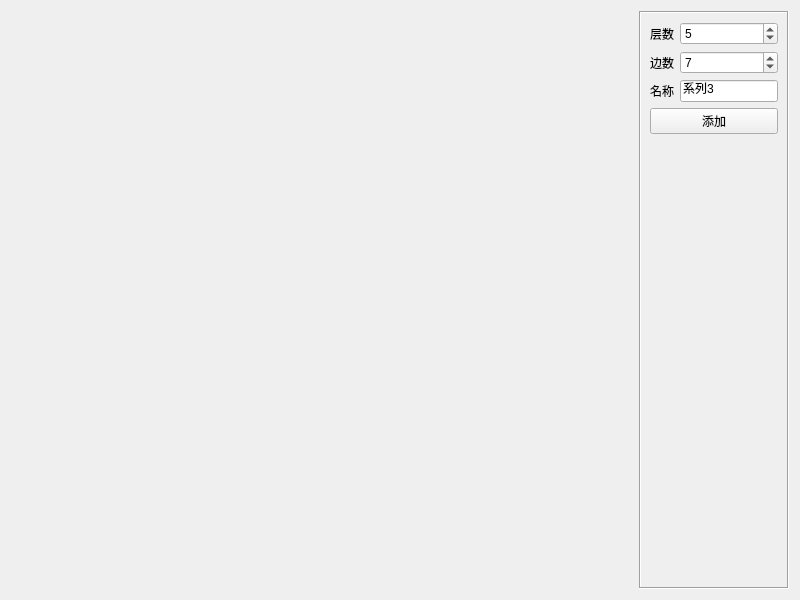
<?xml version="1.0" encoding="UTF-8"?>
<ui version="4.0">
 <class>frmSpiderChart</class>
 <widget class="QWidget" name="frmSpiderChart">
  <property name="geometry">
   <rect>
    <x>0</x>
    <y>0</y>
    <width>800</width>
    <height>600</height>
   </rect>
  </property>
  <property name="windowTitle">
   <string>Form</string>
  </property>
  <layout class="QHBoxLayout" name="horizontalLayout">
   <item>
    <widget class="SpiderChart" name="spiderChart" native="true">
     <property name="sizePolicy">
      <sizepolicy hsizetype="Expanding" vsizetype="Expanding">
       <horstretch>0</horstretch>
       <verstretch>0</verstretch>
      </sizepolicy>
     </property>
    </widget>
   </item>
   <item>
    <widget class="QFrame" name="frame">
     <property name="maximumSize">
      <size>
       <width>150</width>
       <height>16777215</height>
      </size>
     </property>
     <property name="frameShape">
      <enum>QFrame::Box</enum>
     </property>
     <property name="frameShadow">
      <enum>QFrame::Sunken</enum>
     </property>
     <layout class="QGridLayout" name="gridLayout">
      <item row="0" column="1">
       <widget class="QSpinBox" name="sboxLevelCount">
        <property name="minimum">
         <number>1</number>
        </property>
        <property name="maximum">
         <number>15</number>
        </property>
        <property name="value">
         <number>5</number>
        </property>
       </widget>
      </item>
      <item row="2" column="0">
       <widget class="QLabel" name="labSideName">
        <property name="text">
         <string>名称</string>
        </property>
       </widget>
      </item>
      <item row="3" column="0" colspan="2">
       <widget class="QPushButton" name="btnAdd">
        <property name="text">
         <string>添加</string>
        </property>
       </widget>
      </item>
      <item row="1" column="0">
       <widget class="QLabel" name="labSideCount">
        <property name="text">
         <string>边数</string>
        </property>
       </widget>
      </item>
      <item row="0" column="0">
       <widget class="QLabel" name="labLevelCount">
        <property name="text">
         <string>层数</string>
        </property>
       </widget>
      </item>
      <item row="2" column="1">
       <widget class="QLineEdit" name="txtSideName">
        <property name="text">
         <string>系列3</string>
        </property>
       </widget>
      </item>
      <item row="1" column="1">
       <widget class="QSpinBox" name="sboxSideCount">
        <property name="minimum">
         <number>3</number>
        </property>
        <property name="maximum">
         <number>30</number>
        </property>
        <property name="value">
         <number>7</number>
        </property>
       </widget>
      </item>
      <item row="4" column="0" colspan="2">
       <spacer name="verticalSpacer">
        <property name="orientation">
         <enum>Qt::Vertical</enum>
        </property>
        <property name="sizeHint" stdset="0">
         <size>
          <width>20</width>
          <height>40</height>
         </size>
        </property>
       </spacer>
      </item>
     </layout>
    </widget>
   </item>
  </layout>
 </widget>
 <customwidgets>
  <customwidget>
   <class>SpiderChart</class>
   <extends>QWidget</extends>
   <header>spiderchart.h</header>
   <container>1</container>
  </customwidget>
 </customwidgets>
 <resources/>
 <connections/>
</ui>
